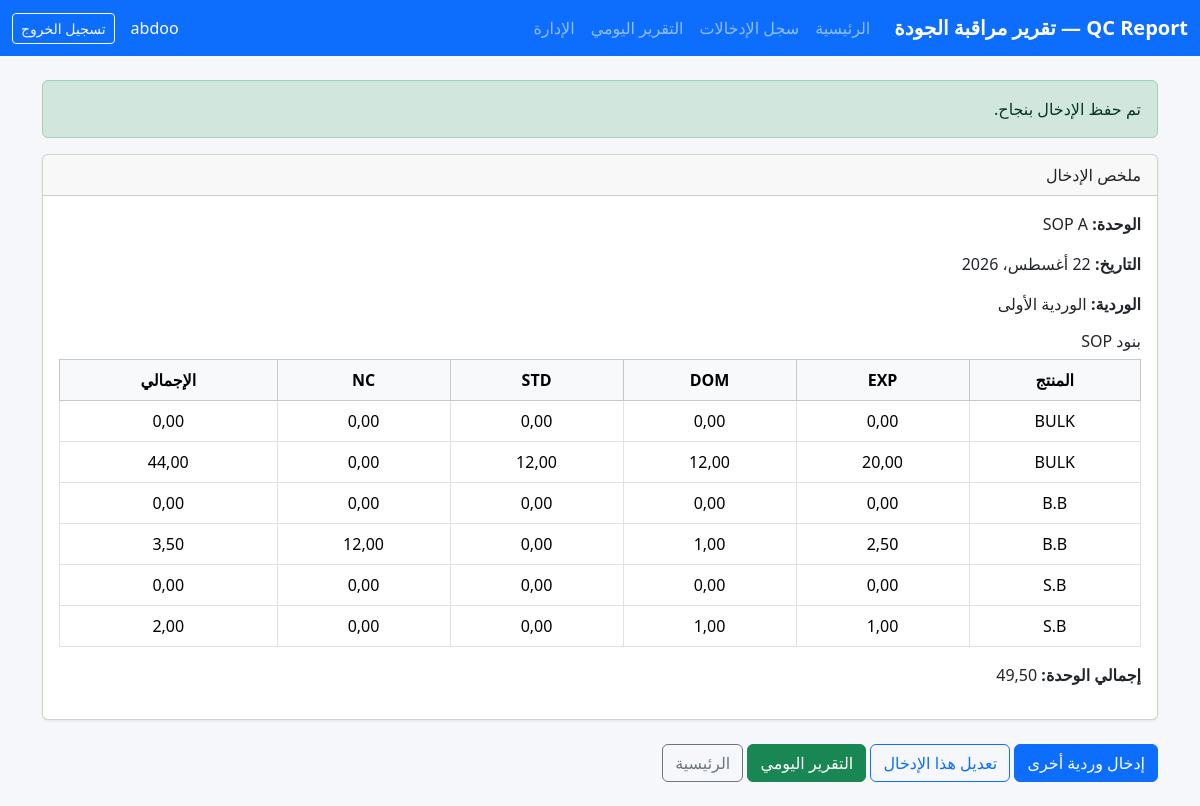
The page /entry/SOP_A/done/1/ (signed in) on the database its author committed.
### qc_report/models.py (models this page shows, shortened)
class User(AbstractUser):
    assigned_unit = models.CharField(
        "الوحدة المسند إليها",
        max_length=20,
        choices=Unit.choices,
        null=True,
        blank=True,
    )
    @property
    def is_manager(self):
        return self.is_staff or self.is_superuser or self.assigned_unit is None

class ShiftEntry(models.Model):
    unit = models.CharField("الوحدة", max_length=20, choices=Unit.choices)
    entry_date = models.DateField("التاريخ")
    shift = models.CharField("الوردية", max_length=10, choices=Shift.choices)
    submitted_by = models.ForeignKey(
        settings.AUTH_USER_MODEL,
        verbose_name="أدخلها",
        on_delete=models.CASCADE,
        related_name="shift_entries",
    )
    submitted_at = models.DateTimeField("وقت الإدخال", auto_now_add=True)
    general_notes = models.TextField("ملاحظات عامة", blank=True)
    class Meta:
        constraints = [
            models.UniqueConstraint(
                fields=["unit", "entry_date", "shift"],
                name="unique_shift_per_unit_per_day",
            )
        ]
        ordering = ["entry_date", "unit", "shift"]

class SOPLineItem(models.Model):
    shift_entry = models.ForeignKey(
        ShiftEntry, on_delete=models.CASCADE, related_name="sop_line_items"
    )
    product_type = models.CharField("نوع المنتج", max_length=10, choices=ProductType.choices)
    exp = models.DecimalField("EXP", max_digits=10, decimal_places=2, default=0)
    dom = models.DecimalField("DOM", max_digits=10, decimal_places=2, default=0)
    std = models.DecimalField("STD", max_digits=10, decimal_places=2, default=0)
    nc = models.DecimalField("NC", max_digits=10, decimal_places=2, default=0)
    cause = models.CharField("Cause", max_length=200, blank=True)
    note = models.CharField("Note", max_length=200, blank=True)
    defect_reason = models.CharField("سبب العيب", max_length=100, blank=True)
    notes = models.TextField("ملاحظات", blank=True)
    car_number = models.PositiveIntegerField("رقم العربية", null=True, blank=True)
    car_weight = models.DecimalField(
        "وزن العربية", max_digits=10, decimal_places=2, null=True, blank=True
    )
    class Meta:
        ordering = ["product_type"]
    @property
    def total(self):
        return self.exp + self.dom + self.std

### qc_report/views.py (the view)
# urls.py: path("entry/<str:unit>/done/<int:pk>/", views.entry_done, name="entry_done"),
@login_required
def entry_done(request, unit, pk):
    get_unit_or_404(unit)
    entry = get_object_or_404(ShiftEntry, pk=pk, unit=unit)
    can_edit = request.user.is_manager or entry.submitted_by == request.user
    return render(
        request,
        "confirm.html",
        {
            "entry": entry,
            "unit_label": unit_label(unit),
            "can_edit": can_edit,
            **entry_summary_context(entry),
        },
    )

### qc_report/converters.py (called while the page is built)
    def to_url(self, value):
        return value.strftime("%Y-%m-%d")

### qc_report/views.py (called while the page is built)
def unit_label(unit):
    return dict(ShiftEntry._meta.get_field("unit").choices)[unit]

def get_unit_or_404(unit):
    if unit not in Unit.values:
        raise Http404
    return unit

### templates/confirm.html (shortened to what this page needs)
{% extends "base.html" %}
{% block content %}
<div class="alert alert-success">تم حفظ الإدخال بنجاح.</div>
<div class="card mb-4">
  <div class="card-header">ملخص الإدخال</div>
  <div class="card-body">
    <p><strong>الوحدة:</strong> {{ unit_label }}</p>
    <p><strong>التاريخ:</strong> {{ entry.entry_date }}</p>
    <p><strong>الوردية:</strong> {{ entry.get_shift_display }}</p>
    {% if sop_items %}
      <h6>بنود SOP</h6>
      <table class="table table-bordered text-center align-middle">
        <thead class="table-light">
          <tr><th>المنتج</th><th>EXP</th><th>DOM</th><th>STD</th><th>NC</th><th>الإجمالي</th></tr>
        </thead>
        <tbody>
          {% for i in sop_items %}
            <tr>
              <td>{{ i.get_product_type_display }}</td>
              <td>{{ i.exp }}</td><td>{{ i.dom }}</td><td>{{ i.std }}</td><td>{{ i.nc }}</td>
              <td>{{ i.total }}</td>
            </tr>
          {% endfor %}
        </tbody>
      </table>
      <p><strong>إجمالي الوحدة:</strong> {{ sop_total }}</p>
    {% endif %}
  </div>
</div>
<div class="no-print">
  <a href="{% url 'entry_new' entry.unit %}" class="btn btn-primary">إدخال وردية أخرى</a>
  {% if can_edit %}
    <a href="{% url 'entry_edit' entry.unit entry.entry_date entry.shift %}" class="btn btn-outline-primary">تعديل هذا الإدخال</a>
  {% endif %}
  {% if user.is_manager %}
    <a href="{% url 'report' entry.entry_date %}" class="btn btn-success">التقرير اليومي</a>
  {% endif %}
  <a href="{% url 'dashboard' %}" class="btn btn-outline-secondary">الرئيسية</a>
</div>
{% endblock %}

### templates/base.html (shortened to what this page needs)
{% load static %}
<!DOCTYPE html>
<html lang="ar" dir="rtl">
<head>
  <link href="https://cdn.jsdelivr.net/npm/bootstrap@5.3.3/dist/css/bootstrap.rtl.min.css" rel="stylesheet">
</head>
<body>
<nav class="navbar navbar-expand-lg navbar-dark bg-primary no-print">
  <div class="container-fluid">
    <a class="navbar-brand" href="{% url 'dashboard' %}">QC Report — تقرير مراقبة الجودة</a>
    <div class="collapse navbar-collapse" id="mainNav">
      <ul class="navbar-nav me-auto">
        <li class="nav-item"><a class="nav-link" href="{% url 'dashboard' %}">الرئيسية</a></li>
        <li class="nav-item"><a class="nav-link" href="{% url 'records' %}">سجل الإدخالات</a></li>
        {% if user.is_manager %}
          <li class="nav-item"><a class="nav-link" href="{% url 'report_today' %}">التقرير اليومي</a></li>
          <li class="nav-item"><a class="nav-link" href="/admin/">الإدارة</a></li>
        {% endif %}
      </ul>
      {% if user.is_authenticated %}
        <span class="navbar-text text-white me-3">{{ user.username }}</span>
        <form method="post" action="{% url 'logout' %}" class="d-inline">
          <button class="btn btn-outline-light btn-sm" type="submit">تسجيل الخروج</button>
        </form>
      {% endif %}
    </div>
  </div>
</nav>
<main class="container py-4">
  {% block content %}{% endblock %}
</main>
</body>
</html>

### templates/base.html (style rules this page uses)
body { background-color: #f6f7fb; }
.navbar-brand { font-weight: bold; }
.card { box-shadow: 0 1px 3px rgba(0,0,0,.08); }
.table th, .table td { vertical-align: middle; }

### rows shown on the page
User: username "abdoo"
ShiftEntry: entry_date "22 أغسطس، 2026", shift "الوردية الأولى"
SOPLineItem: product_type "BULK", exp "0,00", dom "0,00", std "0,00", nc "0,00", total "0,00"
SOPLineItem: product_type "BULK", exp "20,00", dom "12,00", std "12,00", nc "0,00", total "44,00"
SOPLineItem: product_type "B.B", exp "0,00", dom "0,00", std "0,00", nc "0,00", total "0,00"
SOPLineItem: product_type "B.B", exp "2,50", dom "1,00", std "0,00", nc "12,00", total "3,50"
SOPLineItem: product_type "S.B", exp "0,00", dom "0,00", std "0,00", nc "0,00", total "0,00"
SOPLineItem: product_type "S.B", exp "1,00", dom "1,00", std "0,00", nc "0,00", total "2,00"

### other values the page prints
{{ unit_label }} "SOP A"
{{ sop_total }} "49,50"
